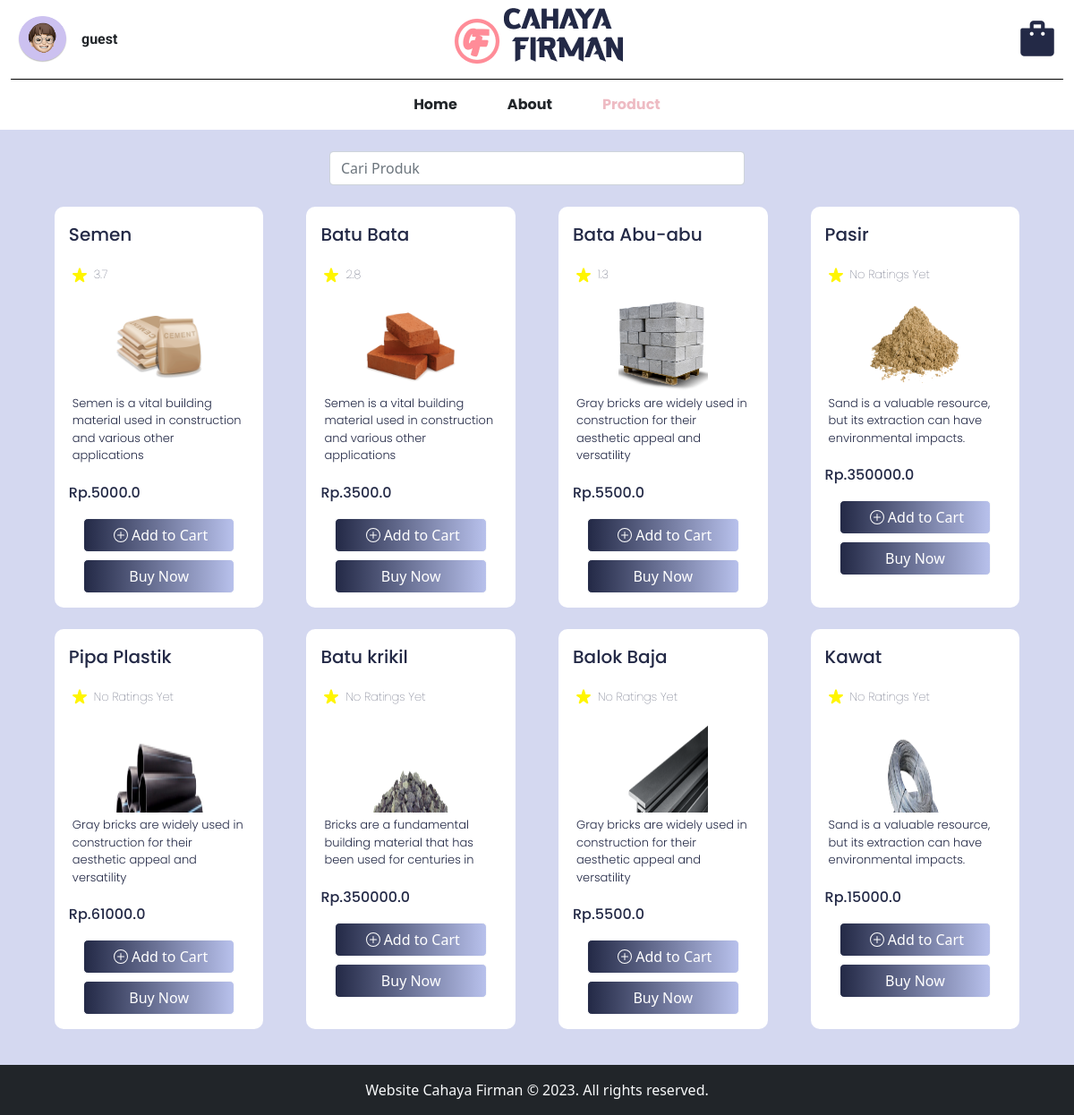
The page / on the database its author committed.
### models/product.py (models this page shows)
class Product(db.Model):
    __tablename__ = 'product'
    id_product = db.Column(db.Integer, primary_key=True)
    name = db.Column(db.String(100))
    desc = db.Column(db.String(100))
    category = db.Column(db.String(100))
    quantityInStock = db.Column(db.Integer)
    price = db.Column(db.Float)
    picture = db.Column(db.String(100))

### app.py (the view)
@app.route("/", methods=["GET", "POST"])
def products():
    if  current_user.is_authenticated and current_user.is_admin:
            flash("You need to log in as a user to access this page.", "danger")
            abort(403)
    barang_list = Product.query.all()
    product_avg_ratings = {}
    for product in barang_list:
        product_reviews = reviews.query.filter_by(id_product=product.id_product).all()
        if product_reviews:
            total_ratings = sum(review.rating for review in product_reviews)
            average_rating = total_ratings / len(product_reviews)
            product_avg_ratings[product.id_product] = average_rating
        else:
            product_avg_ratings[product.id_product] = 0.0
    return render_template("product.html", barang_list=barang_list, user=current_user, product_avg_ratings=product_avg_ratings)

### templates/product.html (shortened to what this page needs)
<!DOCTYPE html>
<html>
<head>
    <link href="https://cdn.jsdelivr.net/npm/bootstrap@5.0.2/dist/css/bootstrap.min.css" rel="stylesheet"
>
</head>
<body>
    <div class="container-satu">
        <div class="layanan satu d-flex align-items-center">
            <div class="col d-flex justify-content-start" id="profileContainer">
                <div class="d-flex align-items-center p-3 ms-1">
                    <img src="{{ url_for('static', filename='asset/profile-user.png') }}" class="img-fluid me-3" width="55px" height="55px">
                    <p class="mt-3"> {% if current_user.is_authenticated %}
                        {{ current_user.username }}
                        {% else %}
                        guest
                        {% endif %}</p>
                </div>
            </div>
        </div>
        <div class="layanan dua">
            <div class="col d-flex justify-content-center align-items-center" id="logoCahayaFirmanContainer">
                <img src="{{ url_for('static', filename='asset/Navbar/Logo.png') }}" class="img-fluid">
            </div>
        </div>
        <div class="layanan tiga d-flex align-items-center">
            <div class="col d-flex justify-content-end">
                <div class="d-flex flex-column align-items-center" id="keranjangContainer">
                    <img src="{{ url_for('static', filename='asset/bucket.png') }}" class="img-fluid me-3">
                </div>
            </div>
        </div>
    </div>
    <div class="garis"></div>
    <div class="container d-flex justify-content-center">
        <div class="row">
            <div class="col mx-3 mt-3" id="aboutContainer">
                <p class="teks-bold">About</p>
            </div>
            <div class="col mx-3 mt-3">
                <p class="teks-bold" style="color: #EEBBC3;">Product</p>
            </div>
            <div class="col order-first mx-3 mt-3" id="homeContainer">
                <p class="teks-bold">Home</p>
            </div>
        </div>
    </div>
    <div class="d-flex justify-content-end align-items-center" style="background-color: #d4d8f0;">
        <div class="p-2 bd-highlight mx-auto text-end mt-3" style="width: 40%;">
            <input type="text" id="searchInput" class="form-control" placeholder="Cari Produk">
        </div>
    </div>
    <div class="d-flex flex-wrap justify-content-center p-3" style="background-color: #d4d8f0;">
        {% for barang in barang_list %}
            <div class="p-3 bd-highlight mx-4 mb-4 justify-content-around" data-product-name="{{ barang.name | lower }}">
            <div class="d-flex flex-column bd-highlight">
                <div class="bd-highlight">
                    <p class="fs-5">{{ barang.name }}</p>
                </div>
                <div class="bd-highlight d-flex flex-row">
                    <div class="imgContainer">
                        <img src="{{ url_for('static', filename='asset/Product/star_rating.png') }}">
                    </div>
                    {% if product_avg_ratings[barang.id_product] > 0 %}
                    <p class="rating fw-lighter p-1">{{ "{:.1f}".format(product_avg_ratings[barang.id_product]) }}</p>
                {% else %}
                    <p class="rating fw-lighter p-1">No Ratings Yet</p>
                {% endif %}
                </div>
                <div class="bd-highlight text-center">
                    <a href="/detail_product/{{ barang.id_product }}">
                        <img src="{{ url_for('static', filename='unggah/' + barang.picture) }}"
                            style="width: 100px; height: 100px;" alt="item">
                    </a>
                </div>
                <div class="bd-highlight">
                    <p class="rating fw-light p-1">{{ barang.desc }}</p>
                </div>
                <div class="bd-highlight">
                    <p class="fs-6">Rp.{{ barang.price }}</p>
                </div>
                <div class="bd-highlight mx-3">
                    <div class="d-grid gap-2">
                        <form method="POST" action="{{ url_for('add_to_cart', id_product=barang.id_product) }}">
                            <button type="submit" class="btn btn-light custom-gradient-btn w-100">
                                <div class="d-flex flex-row justify-content-center align-items-center w-100" id="add">
                                    Add to Cart
                                </div>
                            </button>
                        </form>
                        <form method="POST" action="{{ url_for('add_to_checkout', id_product=barang.id_product) }}">
                        <button class="btn btn-light custom-gradient-btn buy-now-btn w-100" type="submit" >Buy Now</button>
                    </form>
                    </div>
                </div>
            </div>
        </div>
        {% endfor %}
    </div>
    <footer class="bg-dark text-light text-center py-3">
        <div class="container">
          <p class="mb-0">Website Cahaya Firman &copy; 2023. All rights reserved.</p>
        </div>
      </footer>
</body>
</html>

### templates/product.html (style rules this page uses)
div#add { width: 160px; }
.img-fluid { max-width: 80%; height: auto; }
.garis { height: 1px; width: 98%; margin: 0% auto; background-color: black; }
.teks-bold { font-family: 'Poppins', sans-serif; font-weight: bold; }
.container-satu { width: 100%; margin: 0% auto; display: flex; justify-content: space-between; }
.layanan { width: 30%; }
p.mt-3 { font-family: 'Roboto', sans-serif; font-weight: bold; }
.p-3.bd-highlight.mx-4 { width: 20%; height: auto; background-color: white; border-radius: 10px; }
.bd-highlight p { font-family: 'Poppins', sans-serif; font-weight: 500; color: #232946; }
p.rating { font-family: 'Poppins', sans-serif; color: #232946; font-size: small; }
.custom-gradient-btn { background-image: linear-gradient(to right, #232946, #B8C1EC); color: #fff; border-radius: 5px; }

### rows shown on the page
Product: name "Semen", product_avg_ratings "3.7", picture (picture), desc "Semen is a vital building material used in construction and various other applications", price "5000.0"
Product: name "Batu Bata", id_product "2.8", picture (picture), desc "Semen is a vital building material used in construction and various other applications", price "3500.0"
Product: name "Bata Abu-abu", id_product "1.3", picture (picture), desc "Gray bricks are widely used in construction for their aesthetic appeal and versatility", price "5500.0"
Product: name "Pasir", shows "No Ratings Yet", picture (picture), desc "Sand is a valuable resource, but its extraction can have environmental impacts.", price "350000.0"
Product: name "Pipa Plastik", shows "No Ratings Yet", picture (picture), desc "Gray bricks are widely used in construction for their aesthetic appeal and versatility", price "61000.0"
Product: name "Batu krikil", shows "No Ratings Yet", picture (picture), desc "Bricks are a fundamental building material that has been used for centuries in", price "350000.0"
Product: name "Balok Baja", shows "No Ratings Yet", picture (picture), desc "Gray bricks are widely used in construction for their aesthetic appeal and versatility", price "5500.0"
Product: name "Kawat", shows "No Ratings Yet", picture (picture), desc "Sand is a valuable resource, but its extraction can have environmental impacts.", price "15000.0"
